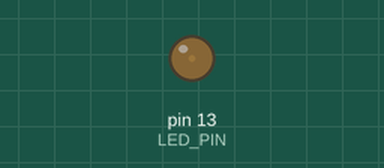
Recording of a sketch running on a simulated Arduino Mega 2560, built with avr-gcc and run on an emulated ATmega2560. Parts: output pins drawn as LEDs (lit = HIGH).

Above: at 0.05 s.
At 0.5 s:
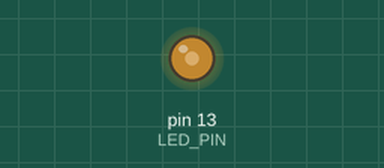
At 0.9 s:
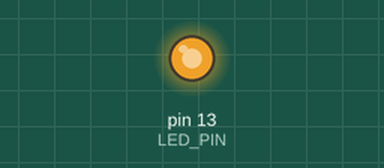
At 1.8 s:
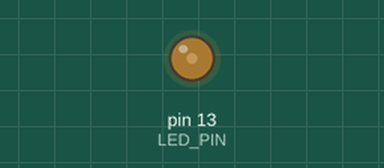
Timing chart, 0 to 4.8 s (numbered marks = the images above):
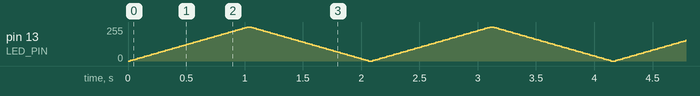

The sketch:

arduino_mega_2560_pwm_fade.ino
```cpp
int LED_PIN = 13;

void setup() {
	// nothing happens in setup
}

void loop() {
	// fade in from min to max in increments of 5 points
	for (int fadeValue = 0 ; fadeValue <= 255; fadeValue += 5) {
		analogWrite(LED_PIN, fadeValue); // sets the value (range from 0 to 255)
		delay(20); // wait for 30 milliseconds to see the dimming effect
	}

	// fade out from max to min in increments of 5 points
	for (int fadeValue = 255 ; fadeValue >= 0; fadeValue -= 5) {
		analogWrite(LED_PIN, fadeValue); // sets the value (range from 0 to 255)
		delay(20); // wait for 30 milliseconds to see the dimming effect
	}
}
```
